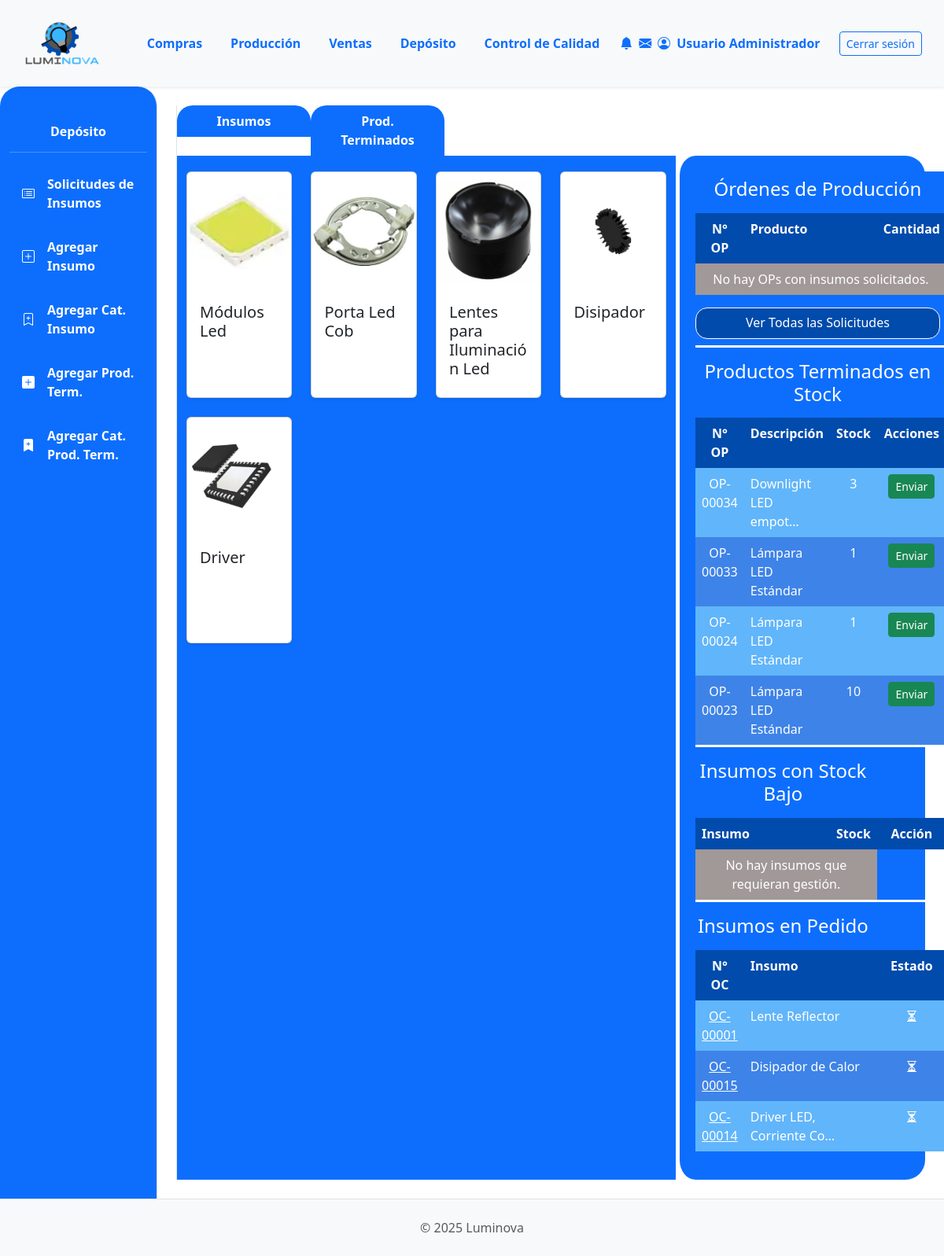
The page /deposito/ (signed in) on the database as committed earlier.
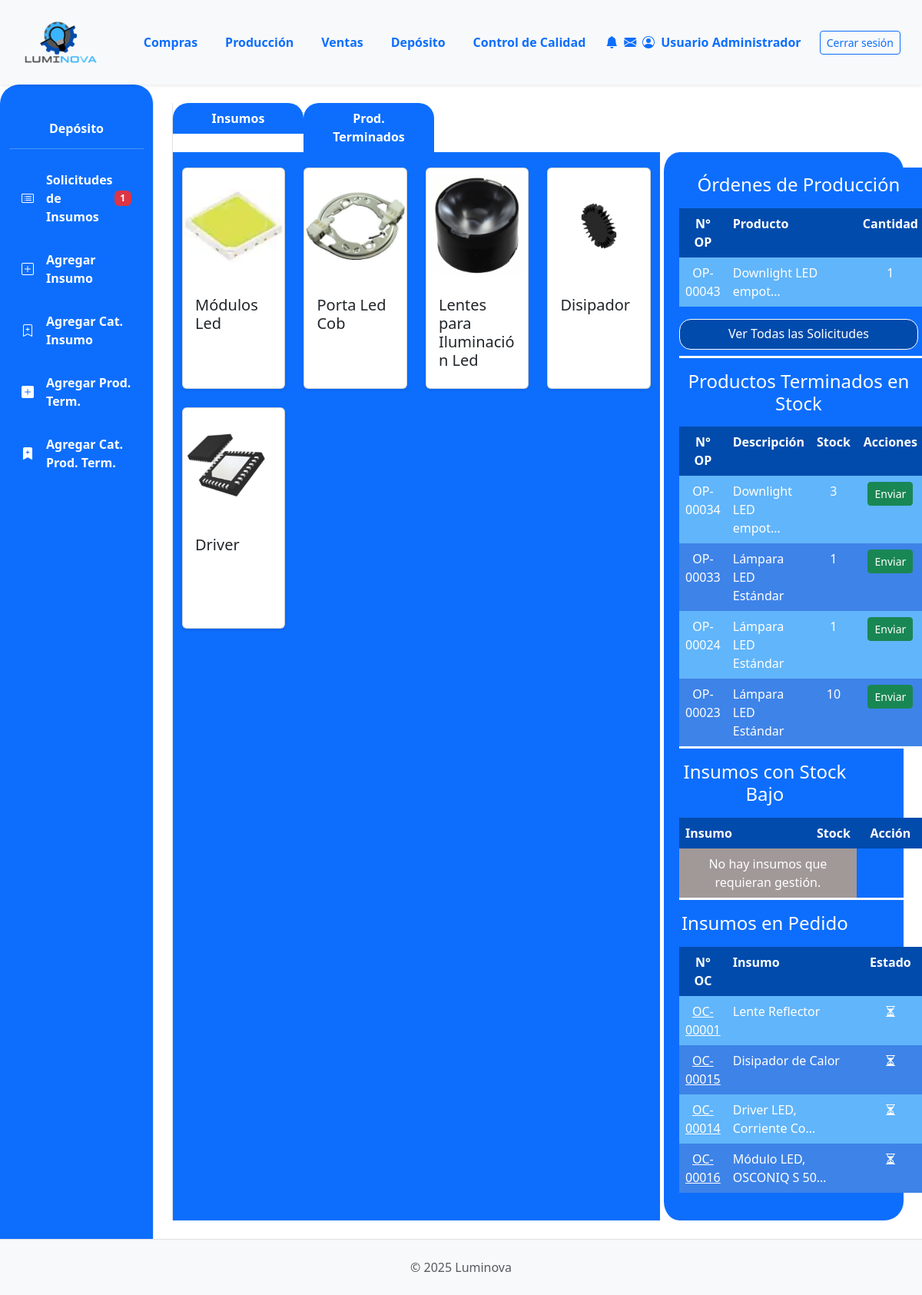
The same page on the database as committed later.
### App_LUMINOVA/models.py (models this page shows, shortened)
class CategoriaInsumo(models.Model):
    nombre = models.CharField(
        max_length=100, unique=True, verbose_name="Nombre Categoría Insumo"
    )
    imagen = models.ImageField(upload_to="categorias_insumos/", null=True, blank=True)
    class Meta:
        verbose_name = "Categoría de Insumo"
        verbose_name_plural = "Categorías de Insumos"

class LoteProductoTerminado(models.Model):
    producto = models.ForeignKey(ProductoTerminado, on_delete=models.PROTECT, related_name='lotes')
    op_asociada = models.ForeignKey(OrdenProduccion, on_delete=models.PROTECT, related_name='lotes_pt')
    cantidad = models.PositiveIntegerField()
    fecha_creacion = models.DateTimeField(auto_now_add=True)
    enviado = models.BooleanField(default=False)

class OrdenProduccion(models.Model):
    numero_op = models.CharField(
        max_length=20, unique=True, verbose_name="N° Orden de Producción"
    )
    orden_venta_origen = models.ForeignKey(
        OrdenVenta,
        on_delete=models.SET_NULL,
        null=True,
        blank=True,
        related_name="ops_generadas",
    )
    producto_a_producir = models.ForeignKey(
        ProductoTerminado, on_delete=models.PROTECT, related_name="ordenes_produccion"
    )
    cantidad_a_producir = models.PositiveIntegerField()
    estado_op = models.ForeignKey(
        EstadoOrden,
        on_delete=models.SET_NULL,
        null=True,
        blank=True,
        related_name="ops_estado",
    )
    fecha_solicitud = models.DateTimeField(default=timezone.now)
    fecha_inicio_real = models.DateTimeField(null=True, blank=True)
    fecha_inicio_planificada = models.DateField(
        null=True, blank=True
    )
    fecha_fin_real = models.DateTimeField(null=True, blank=True)
    fecha_fin_planificada = models.DateField(null=True, blank=True)
    sector_asignado_op = models.ForeignKey(
        SectorAsignado,
        on_delete=models.SET_NULL,
        null=True,
        blank=True,
        related_name="ops_sector",
    )
    notas = models.TextField(null=True, blank=True, verbose_name="Notas")

class ProductoTerminado(models.Model):
    descripcion = models.CharField(max_length=255)  # Aumentado max_length
    categoria = models.ForeignKey(
        CategoriaProductoTerminado,
        on_delete=models.PROTECT,
        related_name="productos_terminados",
    )
    precio_unitario = models.DecimalField(max_digits=10, decimal_places=2, default=0.00)
    stock = models.IntegerField(default=0)
    modelo = models.CharField(max_length=50, blank=True, null=True)
    potencia = models.IntegerField(blank=True, null=True)
    acabado = models.CharField(max_length=50, blank=True, null=True)
    color_luz = models.CharField(max_length=50, blank=True, null=True)
    material = models.CharField(max_length=50, blank=True, null=True)
    imagen = models.ImageField(null=True, blank=True, upload_to="productos_terminados/")

class Insumo(models.Model):
    descripcion = models.CharField(max_length=255)
    categoria = models.ForeignKey(
        CategoriaInsumo, on_delete=models.PROTECT, related_name="insumos"
    )
    fabricante = models.ForeignKey(
        Fabricante,
        on_delete=models.SET_NULL,
        null=True,
        blank=True,
        related_name="insumos_fabricados",
    )
    imagen = models.ImageField(null=True, blank=True, upload_to="insumos/")
    stock = models.IntegerField(default=0)
    cantidad_en_pedido = models.PositiveIntegerField(
    default=0,
    verbose_name="Cantidad en Pedido",
    blank=True,
    null=True
)

class Orden(models.Model):
    TIPO_ORDEN_CHOICES = [
        ("compra", "Orden de Compra"),
    ]
    ESTADO_ORDEN_COMPRA_CHOICES = [
        ("BORRADOR", "Borrador"),
        ("APROBADA", "Aprobada"),
        ("ENVIADA_PROVEEDOR", "Enviada al Proveedor"),
        ("CONFIRMADA_PROVEEDOR", "Confirmada por Proveedor"),
        ("EN_TRANSITO", "En Tránsito"),
        ("RECIBIDA_PARCIAL", "Recibida Parcialmente"),
        ("RECIBIDA_TOTAL", "Recibida Totalmente"),
        ("COMPLETADA", "Completada"),
        ("CANCELADA", "Cancelada"),
    ]
    numero_orden = models.CharField(
        max_length=20, unique=True, verbose_name="N° Orden de Compra"
    )
    tipo = models.CharField(max_length=20, choices=TIPO_ORDEN_CHOICES, default="compra")
    fecha_creacion = models.DateTimeField(default=timezone.now)
    proveedor = models.ForeignKey(
        Proveedor,
        on_delete=models.PROTECT,
        related_name="ordenes_de_compra_a_proveedor",
    )
    estado = models.CharField(
        max_length=30, choices=ESTADO_ORDEN_COMPRA_CHOICES, default="BORRADOR"
    )
    insumo_principal = models.ForeignKey(
        Insumo,
        on_delete=models.SET_NULL,
        null=True,
        blank=True,
        verbose_name="Insumo Principal",
    )
    cantidad_principal = models.PositiveIntegerField(
        null=True, blank=True, verbose_name="Cantidad Insumo Principal"
    )
    precio_unitario_compra = models.DecimalField(
        max_digits=10,
        decimal_places=2,
        null=True,
        blank=True,
        verbose_name="Precio Unit. Compra (de la oferta)",
    )
    total_orden_compra = models.DecimalField(
        max_digits=12, decimal_places=2, default=0.00
    )
    fecha_estimada_entrega = models.DateField(null=True, blank=True)
    numero_tracking = models.CharField(max_length=50, null=True, blank=True)
    notas = models.TextField(blank=True, null=True)

### App_LUMINOVA/views.py (the view)
# urls.py: path('deposito/', deposito_view, name='deposito_view'),
@login_required
def deposito_view(request):
    logger.info("--- deposito_view: INICIO ---")
    categorias_I = CategoriaInsumo.objects.all()
    categorias_PT = CategoriaProductoTerminado.objects.all()
    ops_pendientes_deposito_list = OrdenProduccion.objects.none()
    ops_pendientes_deposito_count = 0
    try:
        estado_sol = EstadoOrden.objects.filter(nombre__iexact='Insumos Solicitados').first()
        if estado_sol:
            ops_pendientes_deposito_list = OrdenProduccion.objects.filter(
                estado_op=estado_sol
            ).select_related('producto_a_producir').order_by('fecha_solicitud')
            ops_pendientes_deposito_count = ops_pendientes_deposito_list.count()
    except Exception as e_op:
        logger.error(f"Deposito_view (OPs): Excepción al cargar OPs: {e_op}")
    lotes_en_stock = LoteProductoTerminado.objects.filter(enviado=False).select_related('producto', 'op_asociada').order_by('-fecha_creacion')
    UMBRAL_STOCK_BAJO_INSUMOS = 15000
    insumos_con_stock_bajo = Insumo.objects.filter(stock__lt=UMBRAL_STOCK_BAJO_INSUMOS)
    UMBRAL_STOCK_BAJO_INSUMOS = 15000
    insumos_con_stock_bajo = Insumo.objects.filter(stock__lt=UMBRAL_STOCK_BAJO_INSUMOS)
    ESTADOS_OC_EN_PROCESO = ['APROBADA', 'ENVIADA_PROVEEDOR', 'EN_TRANSITO', 'RECIBIDA_PARCIAL']
    insumos_a_gestionar = []
    insumos_en_pedido = []
    for insumo in insumos_con_stock_bajo:
        oc_en_proceso = Orden.objects.filter(
            insumo_principal=insumo,
            estado__in=ESTADOS_OC_EN_PROCESO
        ).order_by('-fecha_creacion').first()
        if oc_en_proceso:
            insumos_en_pedido.append({'insumo': insumo, 'oc': oc_en_proceso})
        else:
            insumos_a_gestionar.append({'insumo': insumo})
    context = {
        'categorias_I': categorias_I,
        'categorias_PT': categorias_PT,
        'ops_pendientes_deposito_list': ops_pendientes_deposito_list,
        'ops_pendientes_deposito_count': ops_pendientes_deposito_count,
        'lotes_productos_terminados_en_stock': lotes_en_stock,
        'insumos_a_gestionar_list': insumos_a_gestionar, # Nueva lista para la primera tabla
        'insumos_en_pedido_list': insumos_en_pedido,   # Nueva lista para la segunda tabla
        'umbral_stock_bajo': UMBRAL_STOCK_BAJO_INSUMOS,
    }
    return render(request, 'deposito/deposito.html', context)

### App_LUMINOVA/templates/deposito/deposito.html (shortened to what the changed rows need)
{% extends 'padre.html' %}
{% load static %}
{% load django_bootstrap5 %}
{% block sidebar_content %}
{% include 'deposito/deposito_sidebar.html' %}
{% endblock %}
{% block content %}
<div class="row mx-auto border-start">
    <div class="col-md-8 bg-primary" style="padding-top: 20px; padding-bottom: 20px;">
        <div id="insumos-content" class="row row-cols-1 row-cols-sm-2 row-cols-md-3 row-cols-lg-4 g-4">
            {% for categoria in categorias_I %}
            {% if categoria %}
            <div class="col">
                <div class="card shadow-sm h-100">
                    <a href="{% url 'App_LUMINOVA:categoria_i_detail' categoria.id %}"
                        class="text-decoration-none text-dark d-flex flex-column h-100">
                        {% if categoria.imagen %}
                        <img src="{{categoria.imagen.url}}" class="card-img-top object-fit-contain"
                            alt="{{categoria.nombre}}" style="height: 150px;">
                        {% else %}
                        <img src="{% static 'img/placeholder.png' %}" class="card-img-top object-fit-contain"
                            alt="Imagen no disponible" style="height: 150px;">
                        {% endif %}
                        <div class="card-body d-flex flex-column">
                            <h5 class="card-title">{{categoria.nombre}}</h5>
                        </div>
                    </a>
                </div>
            </div>
            {% endif %}
            {% empty %}
            <p class="text-white">No hay categorías de insumos disponibles.</p>
            {% endfor %}
        </div>
    </div>
    <div class="col-md-4 bg-primary border-start border-5 border-white"
        style="margin-left: 0px; padding: 20px; border-radius: 25px;">
        <table class="table table-borderless text-white">
            <thead>
                <tr>
                    <th colspan="4" class="bg-primary text-white text-center" style="padding-left: 0px;">
                        <h4>Órdenes de Producción</h4>
                    </th>
                </tr>
            </thead>
            <tbody class="bg-white text-dark">
                <tr>
                    <th class="text-white text-center" style="background-color: #014BAC; width: 25%;">N° OP</th>
                    <th class="text-white" style="background-color: #014BAC; width: 50%;" colspan="2">Producto</th>
                    <th class="text-white text-center" style="background-color: #014BAC; width: 30%;">Cantidad</th>
                </tr>
                {% for op_solicitud in ops_pendientes_deposito_list %}
                <tr class="{% if forloop.counter|divisibleby:2 %}table-row-even{% else %}table-row-odd{% endif %}">
                    <td class="text-white text-center" >{{ op_solicitud.numero_op }}</td>
                    <td class="text-white" colspan="2">{{ op_solicitud.producto_a_producir.descripcion|truncatechars:20 }}</td>
                    <td class="text-white text-center">{{ op_solicitud.cantidad_a_producir }}</td>
                </tr>
                {% empty %}
                <tr>
                    <td colspan="4" class="text-center text-white" style="background-color: #A19898;">No hay OPs con
                        insumos
                        solicitados.</td>
                </tr>
                {% endfor %}
            </tbody>
            <thead>
                <tr style="border-top: 3px solid white; margin-top: 3px;">
                    <th colspan="4" class="bg-primary text-white text-center pt-3" style="padding-left: 0px;">
                        <h4>Productos Terminados en Stock</h4>
                    </th>
                </tr>
            </thead>
            <tbody class="bg-white text-dark">
                <tr>
                    <th class="text-white text-center" style="background-color: #014BAC; width: 20%;">N° OP</th>
                    <th class="text-white" style="background-color: #014BAC; width: 50%;">Descripción</th>
                    <th class="text-white text-center" style="background-color: #014BAC; width: 30%;">Stock</th>
                    <th class="text-white text-center" style="background-color: #014BAC; width: 30%;">Acciones</th>
                </tr>
                {% for lote in lotes_productos_terminados_en_stock %}
                <tr class="{% if forloop.counter|divisibleby:2 %}table-row-even{% else %}table-row-odd{% endif %}">
                    <td class="text-white text-center">{{ lote.op_asociada.numero_op }}</td>
                    <td class="text-white">{{ lote.producto.descripcion|truncatechars:20 }}</td>
                    <td class="text-white text-center">{{ lote.cantidad }}</td>
                    <td class="text-white text-center">
                        <form id="form-enviar-lote-{{ lote.id }}" method="post" action="{% url 'App_LUMINOVA:deposito_enviar_lote_pt' lote.id %}" style="display: inline;">
                            <button type="button" class="btn btn-success btn-sm btn-enviar-lote"
                                    data-bs-toggle="modal"
                                    data-bs-target="#confirmarEnvioModal"
                                    data-lote-id="{{ lote.id }}"
                                    data-lote-info="lote de {{lote.cantidad}} x {{lote.producto.descripcion}}"
                                    title="Enviar lote de {{lote.cantidad}} x {{lote.producto.descripcion}}">
                                 Enviar
                            </button>
                        </form>
                    </td>
                </tr>
                {% empty %}
                <tr>
                    <td colspan="4" class="text-white text-center" style="background-color: #A19898;">
                        No hay lotes de productos terminados en stock pendientes de envío.
                    </td>
                </tr>
                {% endfor %}
            </tbody>
            <thead>
                <tr style="border-top: 3px solid white;">
                    <th colspan="3" class="bg-primary text-white text-center pt-3" style="padding-left: 0px;">
                        <h4>Insumos con Stock Bajo</h4>
                    </th>
                </tr>
            </thead>
            <tbody class="bg-white text-dark">
                <tr>
                    <th class="text-white" style="background-color: #014BAC; width: 60%;" colspan="2">Insumo</th>
                    <th class="text-white text-center" style="background-color: #014BAC; width: 25%;" >Stock</th>
                    <th class="text-white text-center" style="background-color: #014BAC; width: 15%; color: white;">Acción</th>
                </tr>
            </tbody>
            <thead>
                <tr style="border-top: 3px solid white;">
                    <th colspan="3" class="bg-primary text-white text-center pt-3" style="padding-left: 0px;">
                        <h4>Insumos en Pedido</h4>
                    </th>
                </tr>
            </thead>
            <tbody class="bg-white text-dark">
                <tr>
                    <th class="text-white text-center" style="background-color: #014BAC; width: 20%;">N° OC</th>
                    <th class="text-white" style="background-color: #014BAC; width: 65%;" colspan="2">Insumo</th>
                    <th class="text-white text-center" style="background-color: #014BAC; width: 15%;">Estado</th>
                </tr>
                {% for item in insumos_en_pedido_list %}
                <tr class="{% if forloop.counter|divisibleby:2 %}table-row-even{% else %}table-row-odd{% endif %}">
                    <td class="text-white text-center" >
                        <a href="{% url 'App_LUMINOVA:compras_detalle_oc' item.oc.id %}" class="text-white">{{ item.oc.numero_orden }}</a>
                    </td>
                    <td class="text-white" colspan="2">{{ item.insumo.descripcion|truncatechars:25 }}</td>
                    <td class="text-white text-center" >
                         <span title="{{ item.oc.get_estado_display }}"><i class="bi bi-hourglass-split"></i></span>
                    </td>
                </tr>
                {% empty %}
                <tr>
                    <td colspan="3" class="text-center text-white" style="background-color: #A19898;">
                        No hay insumos en pedido con stock bajo.
                    </td>
                </tr>
                {% endfor %}
            </tbody>
        </table>
    </div>
</div>
{% endblock %}

Rows that differ between the two databases and show on the page:
added OrdenProduccion: numero_op "OP-00043", producto_a_producir.descripcion "Downlight LED empot…", cantidad_a_producir "1"
now on this page (row edited): Insumo: oc.numero_orden "OC-00016", insumo.descripcion "Módulo LED, OSCONIQ S 50…"
Other text that changed with them:
{{ ops_pendientes_deposito_count }}: (not shown) → "1"
text no longer shown: "No hay OPs con insumos solicitados."
